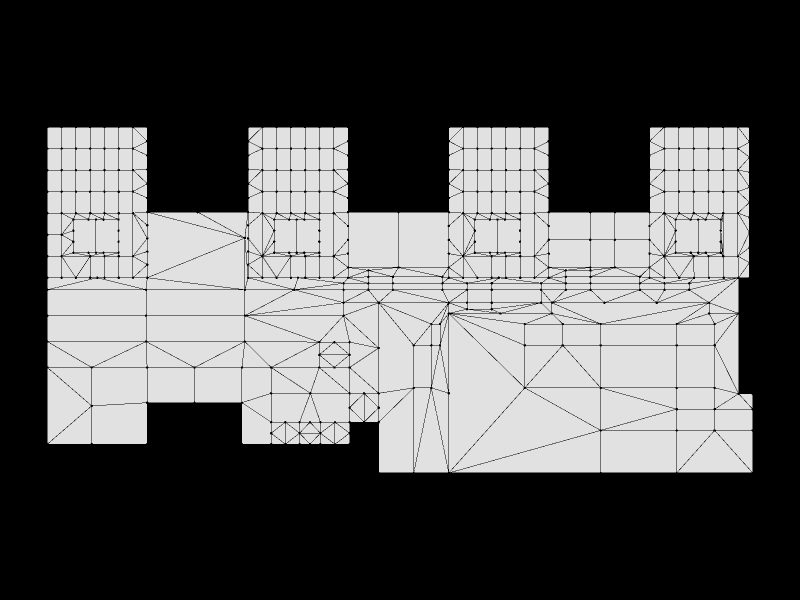

The code cell stored with this chart in its notebook:
### Code cell
Topology.Show(new_shell,
              faceOpacity=0.9,
              showEdges=True,
              showVertices=True,
              camera=[0,0,20],
              backgroundColor="black",
              width=800,
              height=600,
              renderer=renderer)

### Figure 1 — Plotly figure (JSON) as saved in the notebook; plotly's stock layout.template omitted (floating-point values rounded to 4 significant figures; data arrays with more than 128 entries replaced by an {"elided": "..."} marker saying what was removed)
{"data": [{"customdata": {"elided": "473 str values"}, "hoverinfo": "text", "hovertemplate": {"elided": "473 str values"}, "hovertext": {"elided": "473 str values"}, "legendgroup": "1", "legendrank": 1, "marker": {"color": {"elided": "473 str values"}, "line": {"width": 0}, "opacity": 1, "size": {"elided": "473 float values"}, "sizemode": "diameter", "symbol": "circle"}, "mode": "markers", "name": "1: Untitled (Vertices)", "showlegend": false, "text": {"elided": "473 str values"}, "type": "scatter3d", "x": {"elided": "473 float values"}, "y": {"elided": "473 float values"}, "z": {"elided": "473 float values"}}, {"hoverinfo": "text", "legendgroup": "2", "legendrank": 2, "line": {"color": "black", "dash": "solid", "width": 1}, "marker": {"size": 0}, "mode": "lines", "name": "1: Untitled (Edges)", "showlegend": false, "text": "", "type": "scatter3d", "x": {"elided": "3030 float values"}, "y": {"elided": "3030 float values"}, "z": {"elided": "3030 float values"}}, {"cmax": 1, "cmin": 0, "color": "#FAFAFA", "colorscale": [[0, "#440154"], [0.1111, "#482878"], [0.2222, "#3e4989"], [0.3333, "#31688e"], [0.4444, "#26828e"], [0.5556, "#1f9e89"], [0.6667, "#35b779"], [0.7778, "#6ece58"], [0.8889, "#b5de2b"], [1, "#fde725"]], "flatshading": true, "hoverinfo": "text", "hovertext": "", "i": {"elided": "821 int values"}, "j": {"elided": "821 int values"}, "k": {"elided": "821 int values"}, "legendgroup": "3", "legendrank": 3, "lighting": {"facenormalsepsilon": 0}, "name": "1: Untitled (Faces)", "opacity": 0.9, "showlegend": false, "showscale": false, "text": "", "type": "mesh3d", "x": {"elided": "473 float values"}, "y": {"elided": "473 float values"}, "z": {"elided": "473 float values"}}], "layout": {"autosize": true, "height": 600, "margin": {"b": 40, "l": 40, "r": 40, "t": 40}, "paper_bgcolor": "#000000", "plot_bgcolor": "#000000", "scene": {"aspectmode": "data", "camera": {"center": {"x": 0, "y": 0, "z": 0}, "eye": {"x": 0, "y": 0, "z": 20}, "projection": {"type": "perspective"}, "up": {"x": 0, "y": 1, "z": 0}}, "xaxis": {"visible": false}, "yaxis": {"visible": false}, "zaxis": {"visible": false}}, "showlegend": true, "width": 800, "xaxis": {"showgrid": false, "visible": false, "zeroline": false}, "yaxis": {"showgrid": false, "visible": false, "zeroline": false}}}
